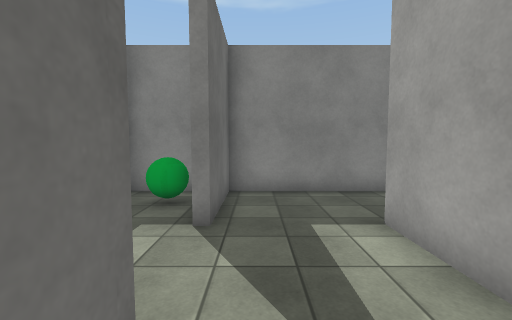
view 1 (above)

24 first-person views from a walk through a Unity game level. The camera is 1.5 m above the floor, tilts 4° down and sees 90° across. The floor is counted in squares, 1 m on a side. Each view is taken from the middle of a square. On the plan, view 1 faces up. The plan holds only what a view shows up to about 13 squares ahead; the rest is blank. The place goes on beyond the plan. The player character is not drawn. Surface patterns are stand-ins for the level's own textures.

view 2
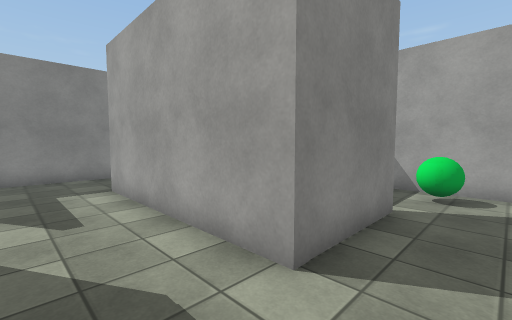

view 3
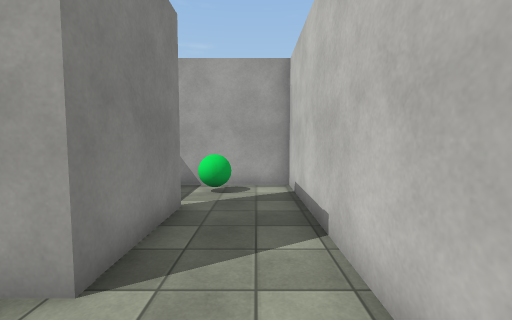

view 4
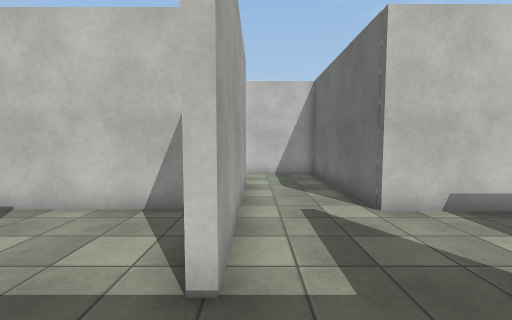

view 5
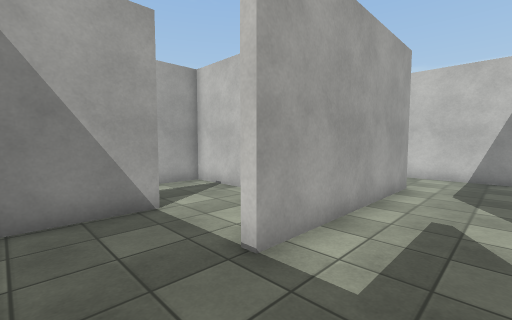

view 6
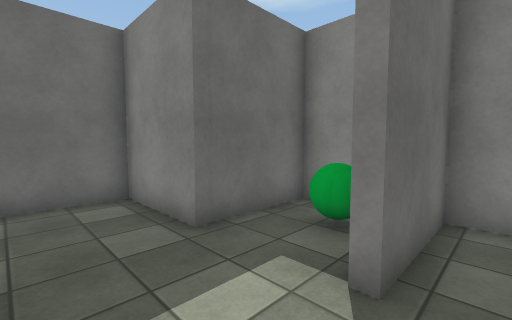

view 7
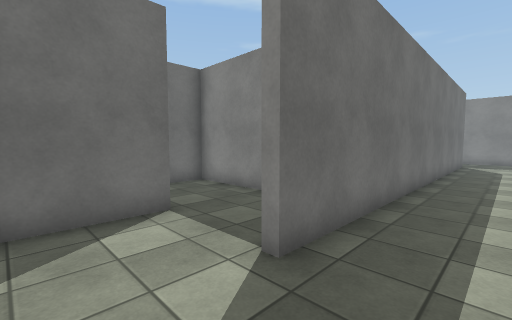

view 8
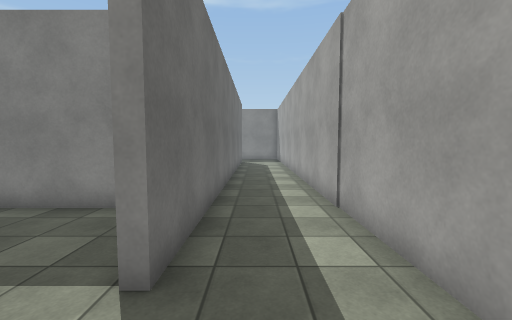

view 9
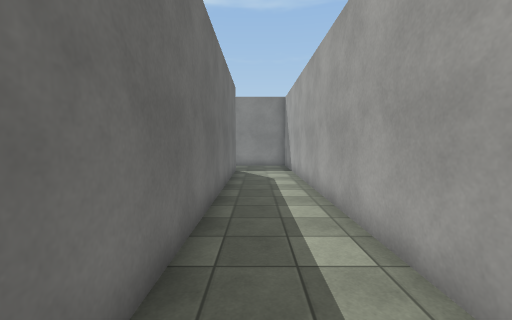

view 10
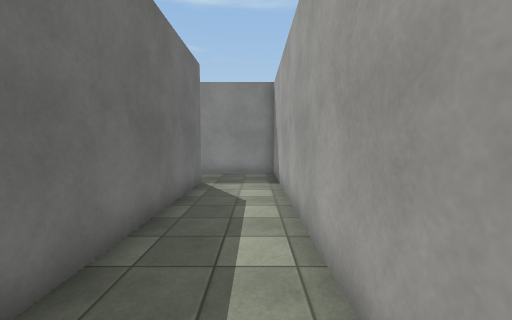

view 11
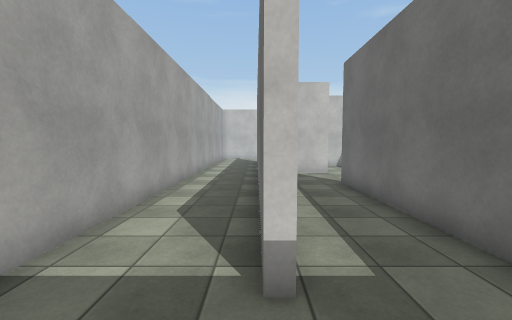

view 12
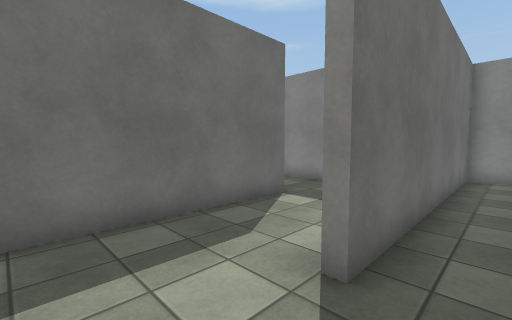

view 13
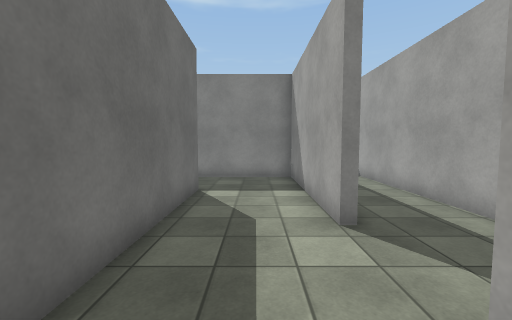

view 14
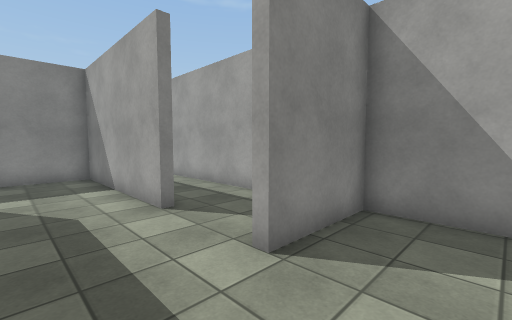

view 15
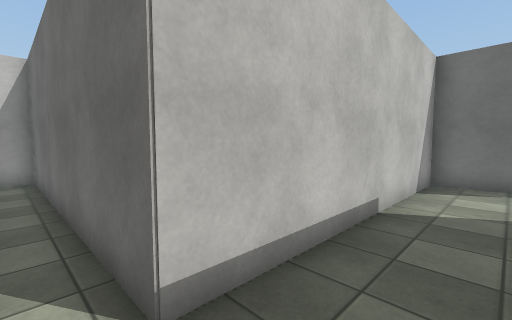

view 16
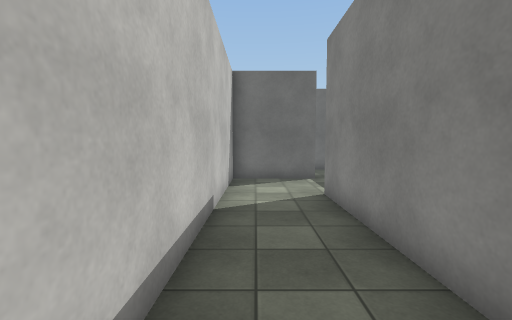

view 17
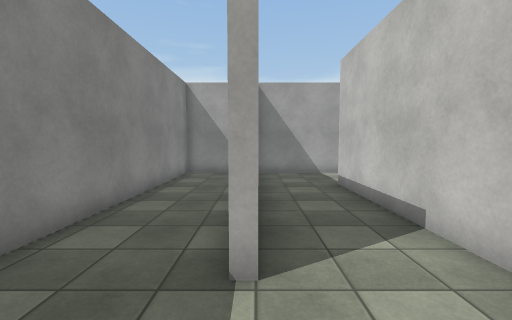

view 18
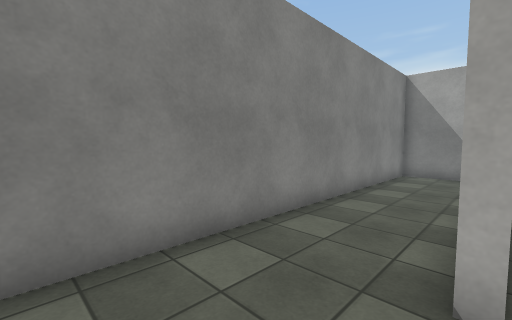

view 19
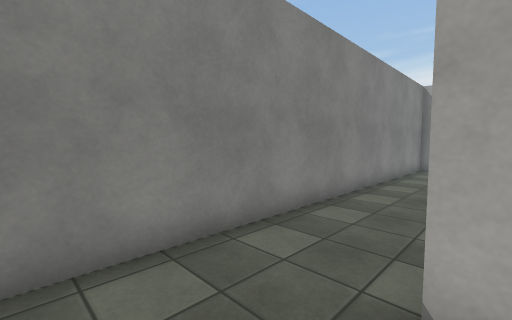

view 20
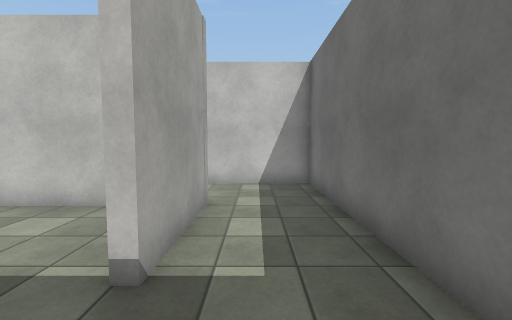

view 21
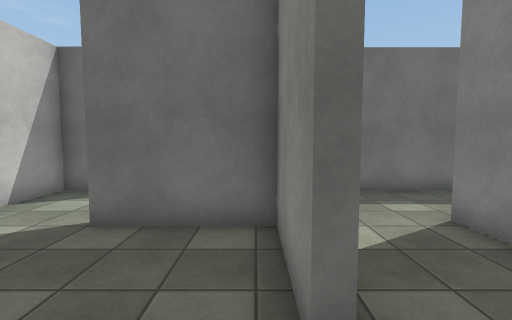

view 22
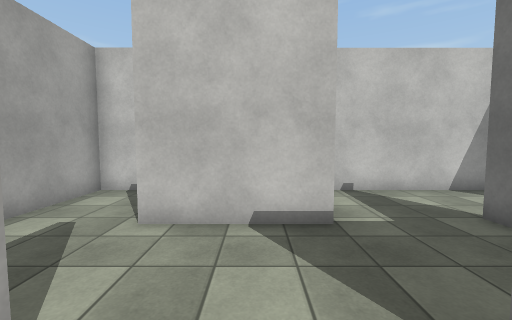

view 23
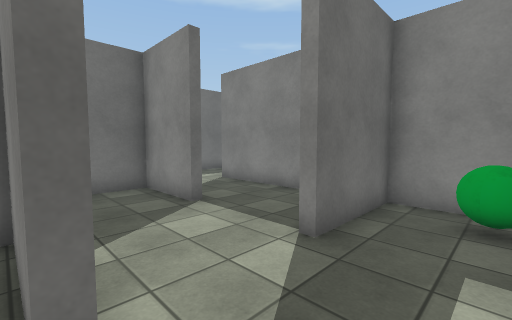

view 24
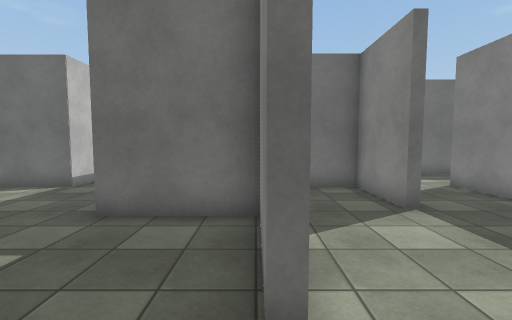

### Floor plan
Ten units are one square. View 1 is at (0, 0); x grows to the right and y downward. Boxes are objects, and circles mark ways between rooms. Rooms are numbered by the first view taken in them; rooms with no view inside come last. Other rooms are left out.
<svg viewBox="-144 -249 238 306">
<path fill="none" stroke="#000" d="M40 -77 -8 -77 -8 -45 -12 -45M35 -14 89 -14 89 -244 28 -244 28 -224M-19 -77 -38 -77 -38 -45 -71 -45 -71 -19M60 22 24 22 24 -46 28 -46 28 -19M-36 -14 -8 -14 -8 52 89 52 89 25M56 -216 59 -216 59 -45 56 -45 56 -71M24 -145 24 -210M24 -116 40 -116M56 -148 56 -216M26 -210 -73 -210M28 -224 28 -145M56 -89 56 -113 25 -113M-85 -181 -8 -181 -8 -80 1 -80M-73 -210 -73 -214M-108 -214 -105 -214 -105 -181 -85 -181M24 -222 24 -244M26 -244 -131 -244M-76 -144 -105 -144 -105 -110M-75 -114 -38 -114M-68 -177 -108 -177 -108 -214M-19 -177 -41 -177 -41 -144 -45 -144M-139 -89 -139 -80 -84 -80M-139 -222 -139 -147 -102 -147M-38 -114 -38 -111M-24 -80 -11 -80 -11 -112M-71 -86 -71 -76M-38 -111 -71 -111 -71 -86"/>
<rect x="-35" y="-75" width="20" height="20" fill="#bbb"><title>other object</title></rect>
<rect x="65" y="15" width="20" height="20" fill="#bbb"><title>other object</title></rect>
<rect x="-35" y="-175" width="20" height="20" fill="#bbb"><title>other object</title></rect>
<circle cx="45" cy="-225" r="3" fill="#2a7"/>
<circle cx="-75" cy="-195" r="3" fill="#2a7"/>
<circle cx="-125" cy="-220" r="3" fill="#2a7"/>
<circle cx="-25" cy="-110" r="3" fill="#2a7"/>
<circle cx="-40" cy="-95" r="3" fill="#2a7"/>
<circle cx="-55" cy="-80" r="3" fill="#2a7"/>
<text x="40" y="-70">1</text>
<text x="10" y="-160">2</text>
<text x="-60" y="-230">3</text>
<text x="-80" y="-140">4</text>
<text x="-30" y="-100">5</text>
<text x="-60" y="-70">6</text>
<text x="-60" y="-100">7</text>
</svg>
Room 1 opens to room 2. Room 2 opens to room 3. Room 3 opens to room 4. Room 4 opens to room 5. Room 5 opens to room 7. Room 6 opens to room 7.

Where each view was taken, in squares from view 1:
view 1: 0 up, 0 right, facing up
view 2: 4 down, 0 right, facing up-right
view 3: 4 down, 0 right, facing right
view 4: 7 up, 2 right, facing down
view 5: 7 up, 0 right, facing down-right
view 6: 2 up, 0 right, facing up-left
view 7: 2 up, 8 right, facing up-left
view 8: 2 up, 7 right, facing up
view 9: 8 up, 7 right, facing up
view 10: 12 up, 8 right, facing up
view 11: 24 up, 6 right, facing down
view 12: 12 up, 4 right, facing up-left
view 13: 10 up, 1 right, facing up
view 14: 9 up, 0 right, facing up-right
view 15: 20 up, 0 right, facing down-left
view 16: 19 up, 0 right, facing left
view 17: 21 up, 10 left, facing right
view 18: 21 up, 10 left, facing up-right
view 19: 21 up, 13 left, facing up-right
view 20: 24 up, 12 left, facing down
view 21: 14 up, 6 left, facing left
view 22: 16 up, 6 left, facing down
view 23: 11 up, 2 left, facing up-left
view 24: 11 up, 2 left, facing left
